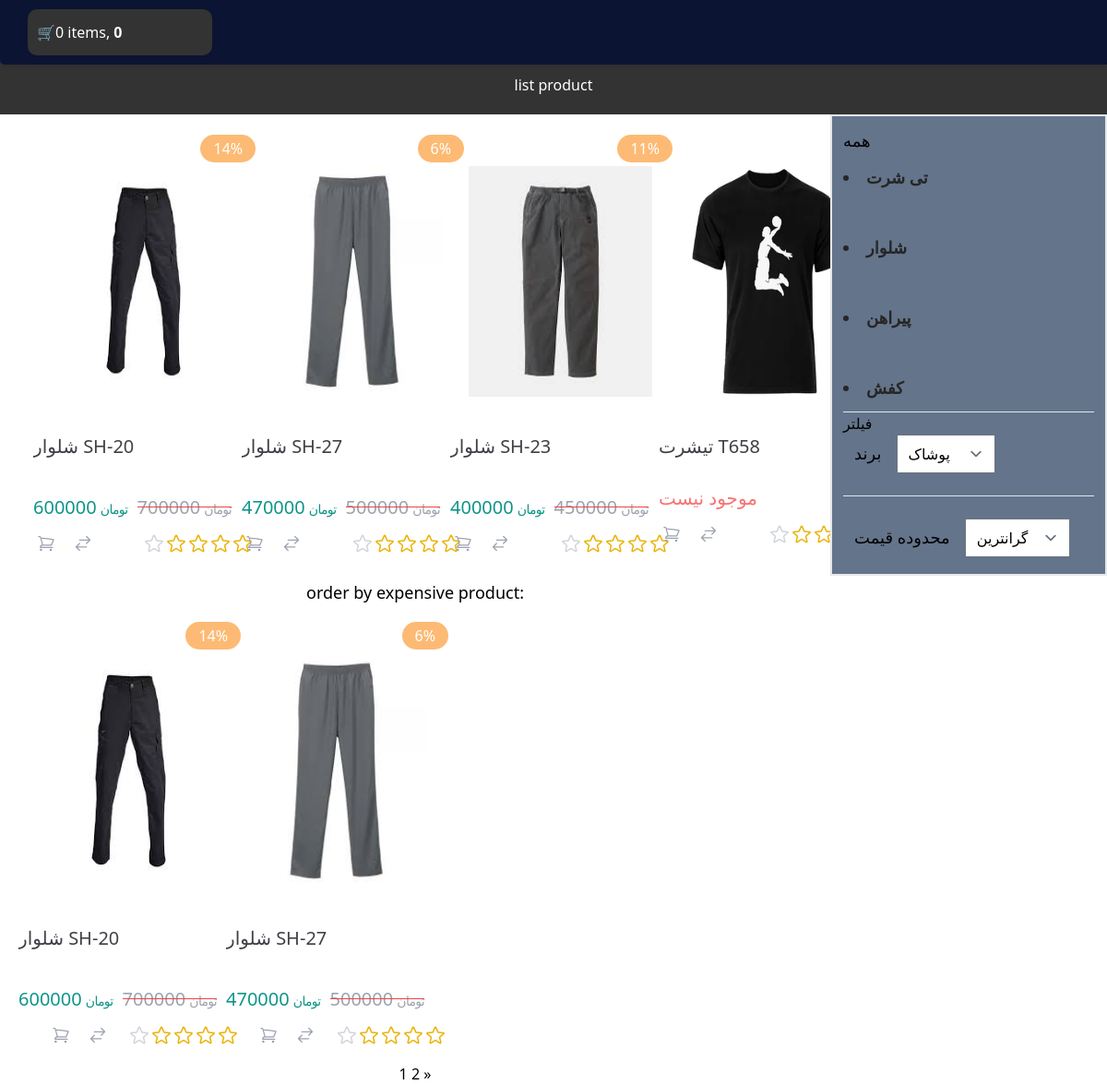
/product/, run on an earlier commit of the app's database.
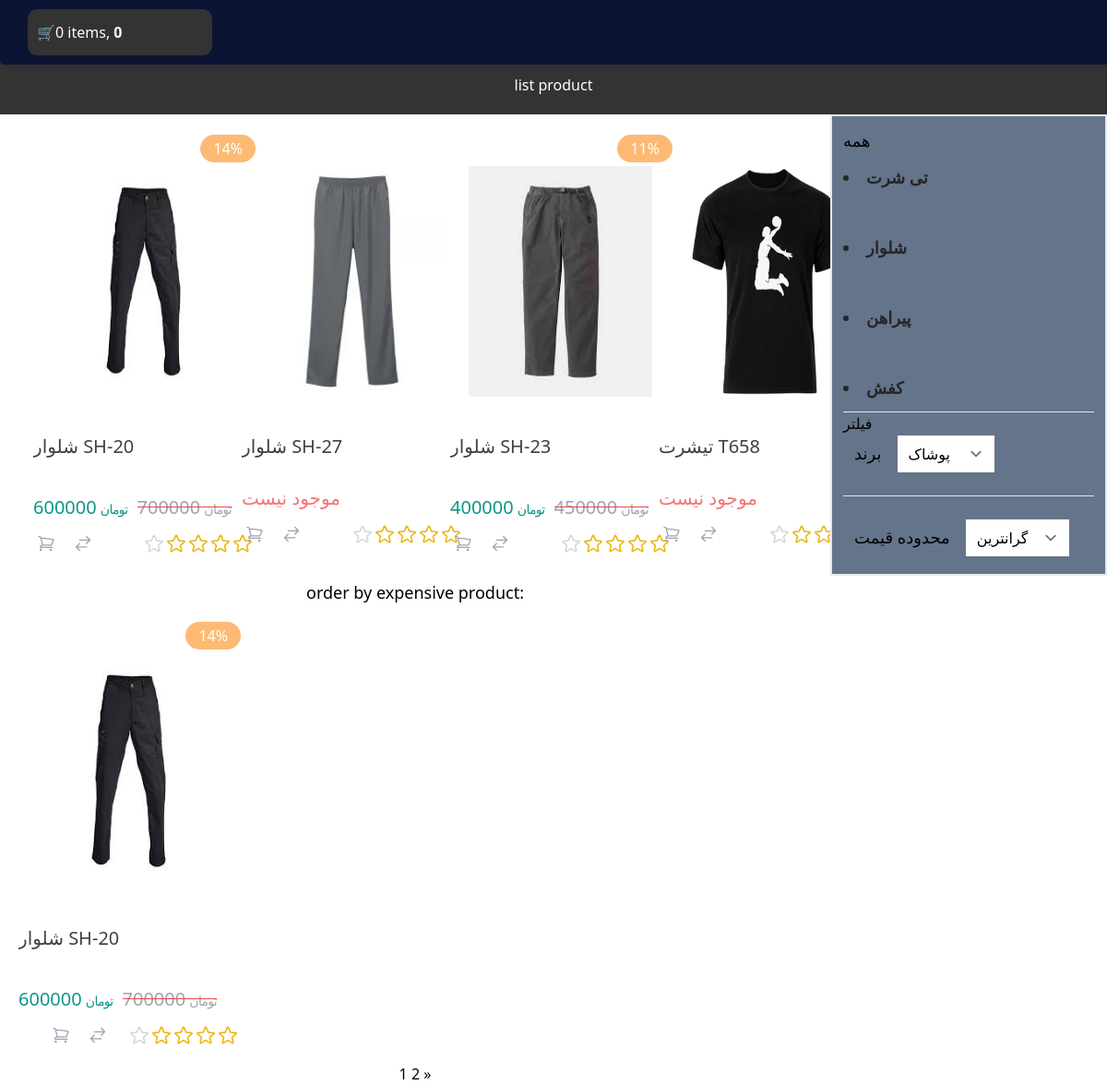
And on a later commit of the database.
### shop/models.py (models this page shows, shortened)
class Product(models.Model):
    category = models.ForeignKey(Category, related_name='products', on_delete=models.CASCADE)
    name = models.CharField(max_length=255)
    slug = models.SlugField(max_length=255)
    description = models.TextField(max_length=1200)
    inventory = models.PositiveIntegerField(default=0)
    price = models.PositiveIntegerField(default=0)
    weight = models.PositiveIntegerField(default=0)
    off = models.PositiveIntegerField(default=0)
    new_price = models.PositiveIntegerField(default=0)
    created = models.DateTimeField(auto_now_add=True)
    updated = models.DateTimeField(auto_now=True)
    class Meta:
        ordering = ['-created']
        indexes = [
            models.Index(fields=['id', 'slug']),
            models.Index(fields=['name']),
            models.Index(fields=['-created']),
        ]
    def percent(self):
        return round((self.off/self.price)*100)

class Image(models.Model):
    product = models.ForeignKey(Product, on_delete=models.CASCADE, related_name="images")
    file = models.ImageField(upload_to="product_images/%Y/%m/%d")
    title = models.CharField(max_length=250, null=True, blank=True)
    description = models.TextField(null=True, blank=True)
    created = models.DateTimeField(auto_now_add=True)
    class Meta:
        ordering = ['-created']
        indexes = [
            models.Index(fields=['-created'])
        ]

class Category(models.Model):
    name = models.CharField(max_length=255)
    slug = models.SlugField(max_length=255, unique=True)
    class Meta:
        ordering = ['name']
        indexes = [
            models.Index(fields=['name'])
        ]
    def get_absolute_url(self):
        return reverse('shop:product_by_category', args=[self.slug])

### shop/views.py (the view)
# urls.py: path('product/', views.product_list, name='product_list'),
def product_list(request, category_slug=None):
    category = None
    categories = Category.objects.all()
    products = Product.objects.all()
    if category_slug:
        category = get_object_or_404(Category, slug=category_slug)
        products = products.filter(category=category)
    paginator = Paginator(products, 4)
    page_number = request.GET.get('page', 1)
    try:
        products = paginator.page(page_number)
    except EmptyPage:
        products = paginator.page(paginator.num_pages)
    except PageNotAnInteger:
        products = paginator.page(1)
    context = {
        'category': category,
        'categories': categories,
        'products': products
    }
    return render(request, 'shop/list.html', context)

### cart/cart.py (called while the page is built)
    def __len__(self):
        return sum(item['quantity'] for item in self.cart.values())

    def get_total_price(self):
        price = sum(item['price'] * item['quantity'] for item in self.cart.values())
        return price

### cart/context_processor.py (called while the page is built)
def cart(request):
    return {'cart': Cart(request)}

### shop/templatetags/template_tag.py (called while the page is built)
@register.simple_tag()
def most_expensive():
    return Product.objects.all().order_by('-new_price')[:5]

### shop/templates/shop/list.html (shortened to what the changed rows need)
{% extends 'parent/base.html' %}
{% load static tailwind_tags %}
{% load static %}
{% block content %}
{% load template_tag%}
    <head dir="rtl">
        {% tailwind_css %}
    </head>
<div class="header fix">
    {% if category %}
        <h3>List of products by category {{ category.name }}</h3>
    {% else %}
        <h1> list product</h1>
    {% endif %}
</div>
<div class="flex justify-evenly items-first">
    <div class="flex flex-col items-center gap-x-5">
        <div class="" >
            <div class="grid grid-cols-4 gap-x-1">
        {%for i in products%}
            <div class="w-[300px]">
                <div class="child:rounded-2xl child:bg-white child:shadow-normal m-3 w-[300px] ">
                    <a href="{% url 'shop:product_detail' i.id i.slug %}">
                        <div class="dark:bg-zinc-700 justify-between p-2 m-4 relative  w-[255px] h-[472px] ">
                            <div class="p-5  pt-8 mb-5">
                                <img src="{{ i.images.first.file.url }} " class=" h-[250px] w-[250px] mx-auto my-auto items-center" loading="lazy">
                            </div>
                            {% if  i.off and i.inventory %}
                            <span class="absolute top-1.5 right-1.5 rounded-full  block h-[30px] leading-[30px] bg-orange-300 text-white dark:text-zinc-700 px-3.5">{{i.percent}}%</span>
                            {% endif %}
                            <h5 class="font-dana-medium text-xl h-14 text-zinc-700 dark:text-white line-clamp-2"> {{ i.name }}</h5>
                    </a>
            {% if not i.inventory %}
                <div>
                    <span class="text-red-400  text-xl pt-3">موجود نیست</span>
                </div>
            {% else %}
            <div class="mt-2.5 flex gap-x-2.5">
                <div class="text-teal-600 dark:text-emerald-500 ">
                    <span class="font-dana-demibold text-xl"> {{ i.new_price }}</span>
                    <span class="text-sm tracking-tighter ">تومان</span>
                </div>
                {% if i.off %}
                    <div class="offer  text-gray-400">
                        <span class="font-dana-regular text-xl"> {{ i.price }}</span>
                        <span class="text-sm tracking-tighter ">تومان</span>
                    </div>
                {% endif %}
            </div>
        {% endif %}
            <div class=" flex items-center  justify-between mt-2.5">
                <div class="flex gap-x-3 ">
                    <a href="{% url 'cart:add_to_cart' i.id %}">
                    <span class="text-gray-400 dark:bg-zinc-800 hover:bg-teal-600 cursor-pointer dark:hover:bg-emerald-500 transition-all hover:text-white rounded-full flex items-center justify-center w-fit">
                        <svg class="h-[30px] w-[28px]  p-1 ">
                            <use href="#shopping-cart"></use>
                        </svg>
                    </span>
                    </a>
                    <span class="text-gray-400 cursor-pointer dark:hover:text-emerald-500 transition-all hover:text-teal-600    rounded-full flex items-center justify-center w-fit">
                        <svg class="h-[30px] w-[28px]  p-1 ">
                            <use href="#arrow-right-left"></use>
                        </svg>
                    </span>
                </div>
                <div class="flex text-yellow-500  ">
                    <svg class="w-6 h-6 h text-gray-300 dark:text-gray-400 ">
                        <use href="#star"></use>
                    </svg>
                    <svg class="w-6 h-6 ">
                        <use href="#star"></use>
                    </svg>
                    <svg class="w-6 h-6 ">
                        <use href="#star"></use>
                    </svg>
                    <svg class="w-6 h-6 ">
                        <use href="#star"></use>
                    </svg>
                    <svg class="w-6 h-6 ">
                        <use href="#star"></use>
                    </svg>
                </div>
            </div>
                </div>
            </div>
        </div>
        {%endfor%}
    <h1 class="text-lg">order by expensive product: </h1>
    <div class="grid grid-cols-4">
    {% most_expensive as ep %}
    {% for i in ep %}
        {% if i.inventory%}
            <div class="flex flex-nowrap">
                <div class="child:rounded-2xl child:bg-white child:shadow-normal m-3  flex">
                    <a href="{% url 'shop:product_detail' i.id i.slug %}">
                        <div class="dark:bg-zinc-700 justify-between p-2 relative m-auto w-[255px] h-[472px] ">
                            <div class="p-5  pt-8 mb-5">
                                <img src="{{ i.images.first.file.url }} " class=" h-[255px] w-[250px] mx-auto my-auto items-center" loading="lazy">
                        </div>
                        {% if  i.off and i.inventory %}
                            <span class="absolute top-1.5 right-1.5 rounded-full  block h-[30px] leading-[30px] bg-orange-300 text-white dark:text-zinc-700 px-3.5">{{i.percent}}%</span>
                        {% endif %}
                         <h5 class="font-dana-medium text-xl h-14 text-zinc-700 dark:text-white line-clamp-2"> {{ i.name }}</h5>
                        {% if i.inventory %}
                        <div class="mt-2.5 flex gap-x-2.5">
                             <div class="text-teal-600 dark:text-emerald-500 ">
                                <span class="font-dana-demibold text-xl"> {{ i.new_price }}</span>
                                <span class="text-sm tracking-tighter ">تومان</span>
                             </div>
                            {% if i.off %}
                              <div class="offer  text-gray-400">
                                 <span class="font-dana-regular text-xl"> {{ i.price }}</span>
                                 <span class="text-sm tracking-tighter ">تومان</span>
                             </div>
                            {% endif %}
                         </div>
                {% endif %}
            <div class=" flex items-center  justify-between mt-2.5">
                <div class="flex gap-x-3 ">
                    <a href="{% url 'cart:add_to_cart' i.id %}">
                    <span class="text-gray-400 dark:bg-zinc-800 hover:bg-teal-600 cursor-pointer dark:hover:bg-emerald-500 transition-all hover:text-white rounded-full flex items-center justify-center w-fit">
                        <svg class="h-[30px] w-[28px]  p-1 ">
                            <use href="#shopping-cart"></use>
                        </svg>
                    </span>
                    </a>
                    <span class="text-gray-400 cursor-pointer dark:hover:text-emerald-500 transition-all hover:text-teal-600    rounded-full flex items-center justify-center w-fit">
                        <svg class="h-[30px] w-[28px]  p-1 ">
                            <use href="#arrow-right-left"></use>
                        </svg>
                    </span>
                </div>
                <div class="flex text-yellow-500  ">
                    <svg class="w-6 h-6 h text-gray-300 dark:text-gray-400 ">
                        <use href="#star"></use>
                    </svg>
                    <svg class="w-6 h-6 ">
                        <use href="#star"></use>
                    </svg>
                    <svg class="w-6 h-6 ">
                        <use href="#star"></use>
                    </svg>
                    <svg class="w-6 h-6 ">
                        <use href="#star"></use>
                    </svg>
                    <svg class="w-6 h-6 ">
                        <use href="#star"></use>
                    </svg>
                </div>
            </div>
                </div>
            </div>
        </div>
        {%endif%}
    {% endfor %}
    </div>
    <div class="text-center justify-between">
            {% include 'partials/pagination.html' with page=products %}
    </div>
    <div class="w-[300px] h-[500px] ">
            <div class="bg-slate-500 p-3 border-2 w-[300px] h-[500px] relative " >
        {% for ct in categories %}
        <br>
        <div class="py-3 text-stone-800">
            <a href="{{ ct.get_absolute_url }}" class="text-neutral-800 text-lg font-bold"><li>{{ ct.name }}</li></a>
        </div>
        {% endfor %}       <hr>
    </div>
    </div>
{% endblock %}

What changed in the data, as far as the page shows it:
no longer on one of the page's lists (row edited): Product: percent "6", name "شلوار SH-27", new_price "470000", price "500000"
changed Product "شلوار SH-27": percent "6" → (not shown); new_price "470000" → (not shown); price "500000" → (not shown); inventory "% تومان تومان" → "موجود نیست"
